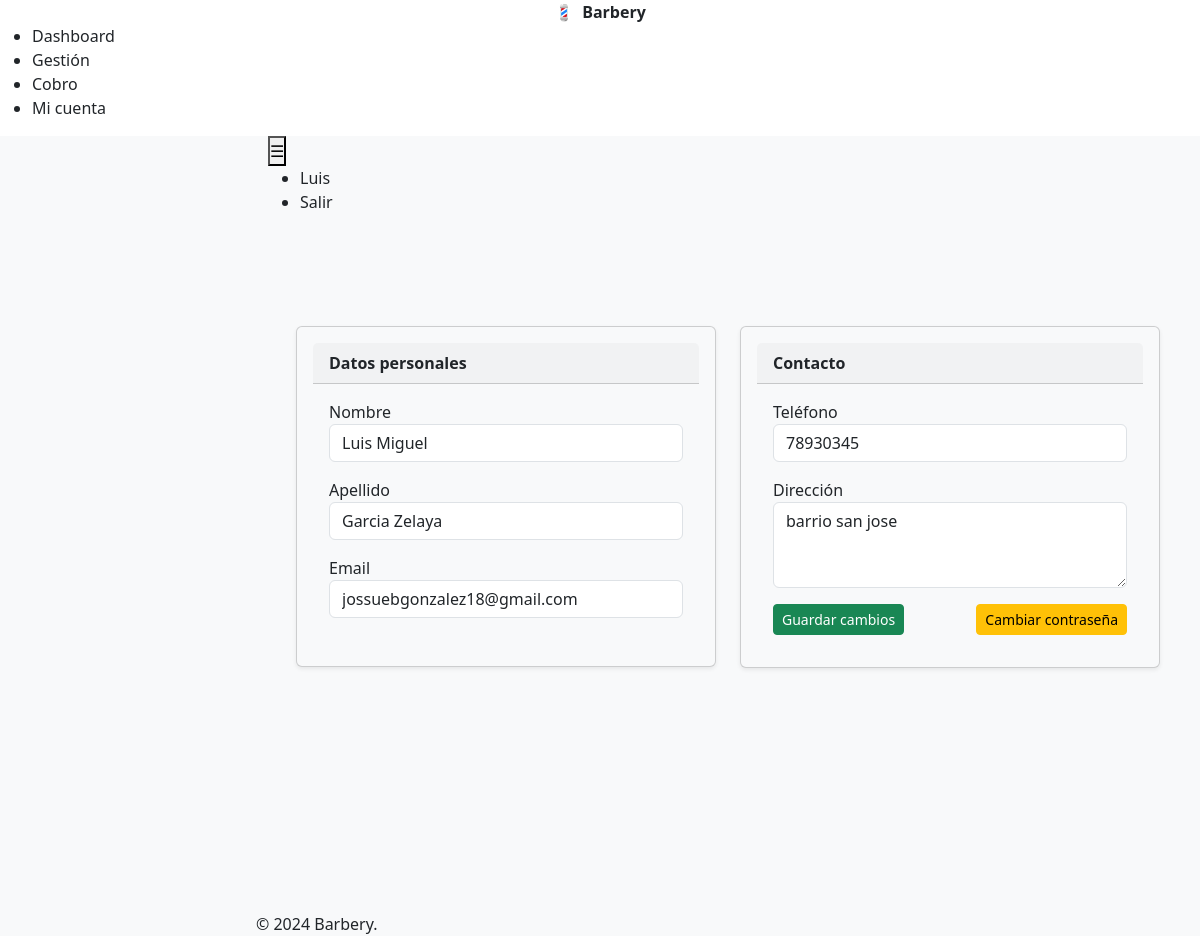
/users/mi-cuenta/ (signed in), run on an earlier commit of the app's database.
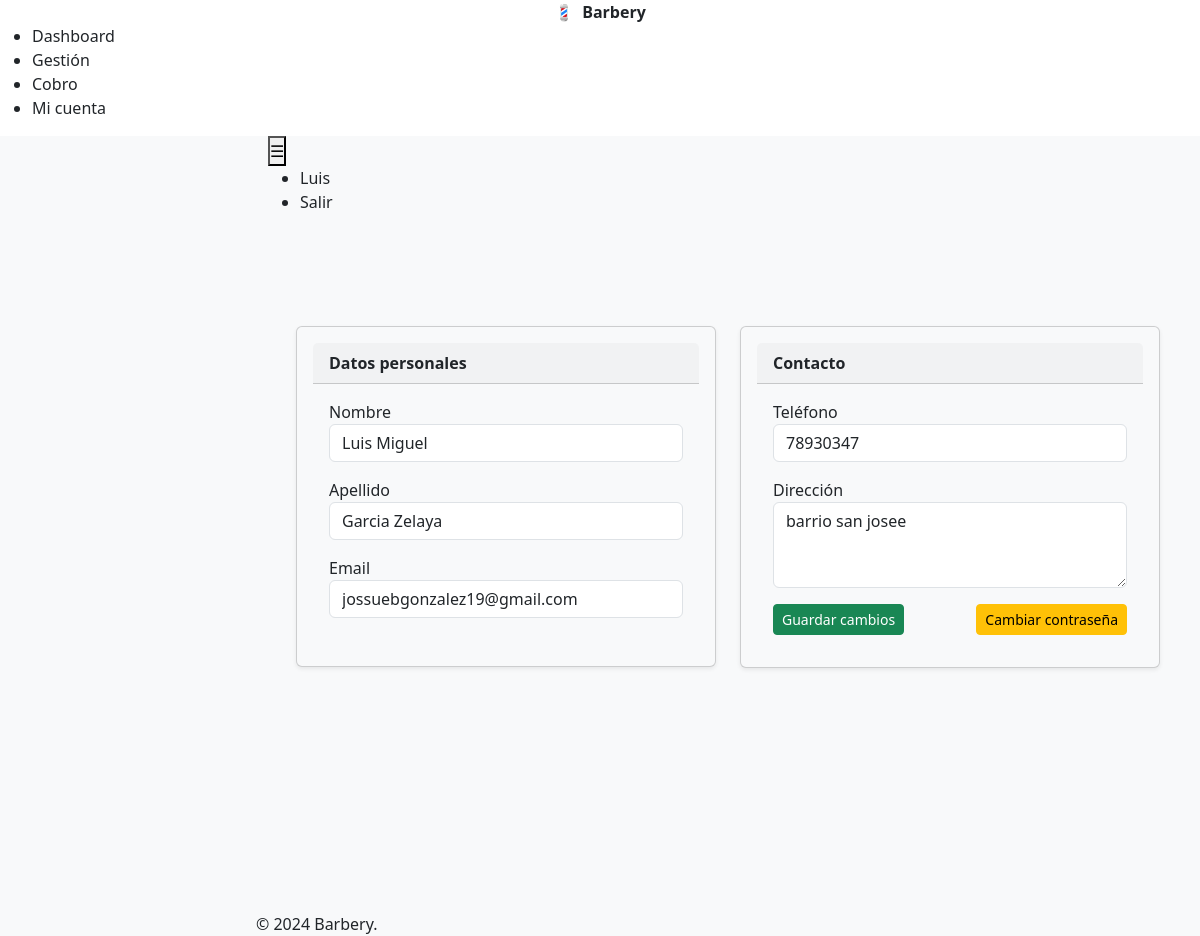
And on a later commit of the database.
### users/models.py (models this page shows, shortened)
class User(AbstractUser):
    ROL_CHOICES = [
        ('ADMIN', 'Admin'),
        ('CAJERO', 'Cajero'),
        ('BARBERO', 'Barbero'),
        ('ESTILISTA', 'Estilista'),
    ]
    pass
    nombre = models.CharField(max_length=150, blank=True)
    apellido = models.CharField(max_length=150, blank=True)
    telefono = models.CharField(max_length=30, blank=True)
    identidad = models.CharField(max_length=100, blank=True)
    direccion = models.TextField(blank=True)
    rol = models.CharField(max_length=20, choices=ROL_CHOICES, default='CAJERO')

### users/views.py (the view, shortened to what this page needs)
# urls.py: path('mi-cuenta/', views.perfil, name='perfil'),
@login_required
def perfil(request):
    user = request.user
    password_form = PasswordChangeForm(user)
    form = PerfilForm(instance=user)
    return render(request, 'users/perfil.html', {'form': form, 'password_form': password_form})

### users/forms.py (shortened to what this page needs)
class PerfilForm(forms.ModelForm):
    class Meta:
        model = User
        fields = ('nombre', 'apellido', 'email', 'telefono', 'direccion')
        widgets = {
            'nombre': forms.TextInput(attrs={'class': 'form-control'}),
            'apellido': forms.TextInput(attrs={'class': 'form-control'}),
            'telefono': forms.TextInput(attrs={'class': 'form-control'}),
            'direccion': forms.Textarea(attrs={'class': 'form-control', 'rows': 3}),
            'email': forms.EmailInput(attrs={'class': 'form-control'}),
        }

### templates/users/perfil.html (shortened to what this page needs)
{% extends 'base.html' %}
{% block content %}
<div class="container mt-5">
  <div class="row justify-content-center">
    <div class="col-md-6">
      <div class="card mb-4 shadow-sm p-3 bg-light">
        <div class="card-header fw-bold">Datos personales</div>
        <div class="card-body">
          <form id="perfilForm">
            <div class="mb-3">
              <label>Nombre</label>
              {{ form.nombre }}
            </div>
            <div class="mb-3">
              <label>Apellido</label>
              {{ form.apellido }}
            </div>
            <div class="mb-3">
              <label>Email</label>
              {{ form.email }}
            </div>
          </form>
        </div>
      </div>
    </div>
    <div class="col-md-6">
      <div class="card mb-4 shadow-sm p-3 bg-light">
        <div class="card-header fw-bold">Contacto</div>
        <div class="card-body">
          <form id="perfilFormRight">
            <div class="mb-3">
              <label>Teléfono</label>
              {{ form.telefono }}
            </div>
            <div class="mb-3">
              <label>Dirección</label>
              {{ form.direccion }}
            </div>
            <div class="d-flex justify-content-between mt-3">
              <button type="submit" class="btn btn-success btn-sm w-45" id="guardarCambiosBtn">
                Guardar cambios
              </button>
              <button type="button" class="btn btn-warning btn-sm w-45"
                      data-coreui-toggle="modal" data-coreui-target="#cambiarPasswordModal">
                Cambiar contraseña
              </button>
            </div>
          </form>
        </div>
      </div>
    </div>
  </div>
</div>
<div class="toast-container position-fixed bottom-0 end-0 p-3">
</div>
{% endblock %}

### templates/includes/navbar.html
<header class="header mb-4">
  <div class="container-fluid">
    <button class="header-toggler px-md-0" type="button"
      onclick="coreui.Sidebar.getInstance(document.getElementById('sidebar')).toggle()">
      ☰
    </button>
    <ul class="header-nav ms-auto">
      <li class="nav-item">
        <span class="nav-link">{{ request.user.username }}</span>
      </li>
      <li class="nav-item">
        <a class="nav-link" href="{% url 'login' %}">Salir</a>
      </li>
    </ul>
  </div>
</header>

What changed in the data, as far as the page shows it:
changed User "Luis": email "jossuebgonzalez18@gmail.com" → "jossuebgonzalez19@gmail.com"; telefono "78930345" → "78930347"; direccion "barrio san jose" → "barrio san josee"
